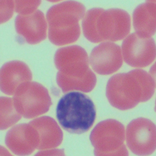
#> input picture Practica1-4/image-cell.png, 156 x 156 px, shrunk from 256 x 256 before the run
$ jupyter execute --allow-errors practica1-4.ipynb
#> lines starting #> are read from the running program, lines starting #| are printed output that depends on the picture; after the words box and inside, x2 and y2 are one past the last pixel; in counts of white or black regions, pixels touching at a corner belong together
[cell 1]
# ----- IMPORTACION DE LIBRERIAS -----
import cv2
import numpy as np
import matplotlib.pyplot as plt
from PIL import Image
import math

[cell 2]
# ----- NOMBRE DE LAS IMAGENES DE PRUEBA -----
foto1 = "carretera.jpg"
foto2 = "image-cell.png"
foto3 = "person_bacteria.jpeg"


# https://www.ripublication.com/ijaerdoi/2015/ijaerv10n9_20.pdf
# https://www.researchgate.net/profile/Can-Eyupoglu/publication/315751159_Implementation_of_Bernsen's_Locally_Adaptive_Binarization_Method_for_Gray_Scale_Images/links/58e20d33aca272059ab08e6c/Implementation-of-Bernsens-Locally-Adaptive-Binarization-Method-for-Gray-Scale-Images.pdf
# https://es.slideshare.net/JorgeAntonioParraSerquen/segmentacin-por-umbralizacin-mtodo-de-otsu

# Umbralizacion global

[cell 3]
def umbralizacionGlobal(imagen, umbral):
     filas, columnas = imagen.shape
     imagen = np.array(imagen)     # convierte la imagen a arreglo


     for x in range(filas):
          for y in range(columnas):
               if imagen[x, y] > umbral:
                    imagen[x, y] = 255  # lo pone en blanco
               else:
                    imagen[x, y] = 0    # lo pone en negro

     return imagen

# ----- LLAMADO DE LAS FUNCIONES -----
imagen = cv2.imread(foto1,0)  # lee la imagen en escala de grises

#> (the rest of this cell did not finish here and is left out)

# Umbralización global por el método de Otsu

[cell 4]
def umbralizacionOtsu(imagen):
    # calcular el histograma
    histograma = np.zeros(256)
    filas, columnas = imagen.shape

    # Realiza el histograma de la imagen
    for x in range(filas):
        for y in range(columnas):
            intensidad = imagen[x, y]
            histograma[intensidad] += 1

    # normalizar el histograma
    histograma = histograma / (filas * columnas)

    aux = 0
    final = 0

    # encontrar el umbral optimo
    for umbral in range(1, 256):
        # Calcular w1, w2
        w1 = np.sum(histograma[:umbral])    # suma de 0 al umbral
        w2 = np.sum(histograma[umbral:])    # suma del umbral al final

        if w1 == 0 or w2 == 0:
            continue

        # Calcular x1, x2
        x1 = np.sum(np.arange(umbral) * histograma[:umbral]) / w1
        x2 = np.sum(np.arange(umbral, 256) * histograma[umbral:]) / w2

        #Calcular varianza entre clases
        varianza = w1 * w2 * ((x1 - x2) ** 2)

        if varianza > aux:
            aux = varianza
            final = umbral

    # Paso 5: Aplicar el umbral óptimo
    imagen_binaria = (imagen > final) * 255

    print("Otsu: ", final)

    return imagen_binaria


# ----- LLAMADO DE LAS FUNCIONES -----
imagen = cv2.imread(foto2, 0)   # lee la imagen en escala de grises
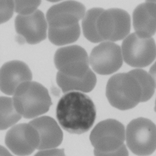
#> imagen: shape (156, 156); min 74, max 210, mean 155.4

otsu = umbralizacionOtsu(imagen)  # guarda la imagen que resulta de ostu
#> after the loop in umbralizacionOtsu, `for x in range(filas):`: histograma = 256 values, max 919 at index 206, min 0 at index 0, mean 95.06
#> in umbralizacionOtsu, `histograma = histograma / (filas * columnas)`: histograma = 256 values, max 0.0378 at index 206, min 0 at index 0, mean 0.00391
#> the loop in umbralizacionOtsu, `for umbral in range(1, 256):` made 255 passes
#> (w1, w2, x1, x2, varianza, aux) on passes 75, 77, 78, 79, 80, 81, 82, 83, 84, 85, 86, 87: (4.11e-05, 1, 74, 155.4, 0.272, 0.272), (8.22e-05, 1, 75, 155.4, 0.531, 0.531), (0.000288, 1, 76.43, 155.4, 1.79, 1.79), (0.000657, 0.999, 77.31, 155.5, 4.01, 4.01), (0.00131, 0.999, 78.16, 155.5, 7.86, 7.86), (0.00189, 0.998, 78.72, 155.6, 11.14, 11.14), (0.00284, 0.997, 79.48, 155.6, 16.4, 16.4), (0.0037, 0.996, 80.07, 155.7, 21.07, 21.07), (0.00505, 0.995, 80.85, 155.8, 28.24, 28.24), (0.00637, 0.994, 81.5, 155.9, 35.02, 35.02), (0.00785, 0.992, 82.16, 156, 42.45, 42.45), (0.00945, 0.991, 82.81, 156.1, 50.29, 50.29)
#> (w1, w2) on passes 1 to 6: (0, 1), (0, 1), (0, 1), (0, 1), (0, 1), (0, 1)
#> after the loop in umbralizacionOtsu, `for umbral in range(1, 256):`: aux = 694; final = 168
#> in umbralizacionOtsu, `imagen_binaria = (imagen > final) * 255`:
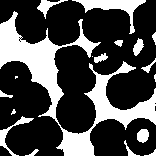
#> imagen_binaria: shape (156, 156) int64; 29% white; 18 white regions (4 under 20 px), largest, box (x1, y1, x2, y2) and area: (0, 11, 156, 156) 5279, (72, 0, 146, 34) 668, (0, 116, 34, 156) 248
#| Otsu:  168

#> (the rest of this cell did not finish here and is left out)

# Umbralización local adaptativa por el método de Bernsen

[cell 5]
def umbralizacion_bernsen(imagen, kernel, umbral):
    filas, columnas = imagen.shape
    resultado = np.zeros_like(imagen)   # hace una matriz de 0 del tamaño de la imagen

    radio = kernel // 2    # hace una division con un resultado entero para saber el radio del kernel

    for x in range(radio, filas - radio): # se hace la convolucion de la ventana
        for y in range(radio, columnas - radio):
            ventana = imagen[x - radio:x + radio + 1,
                             y - radio:y + radio + 1]

            min_pixel = np.min(ventana) # obtiene el minimo pixel
            max_pixel = np.max(ventana) # obtiene el maximo pixel

            if (max_pixel + min_pixel)/2 >= umbral: # si la suma de ellos es menor al umbral...
                resultado[x, y] = 255
            else:
                resultado[x, y] = 0

    return resultado


# ----- LLAMADO DE LAS FUNCIONES -----
imagen = cv2.imread(foto1,0)    # lee la imagen en escala de grises
imagen = np.array(imagen)   # convierte la imagen a arreglo

kernel = 11 # Tamaño de la ventana
umbral = 30  # Umbral minimod de los vecinos
#> (the rest of this cell did not finish here and is left out)
